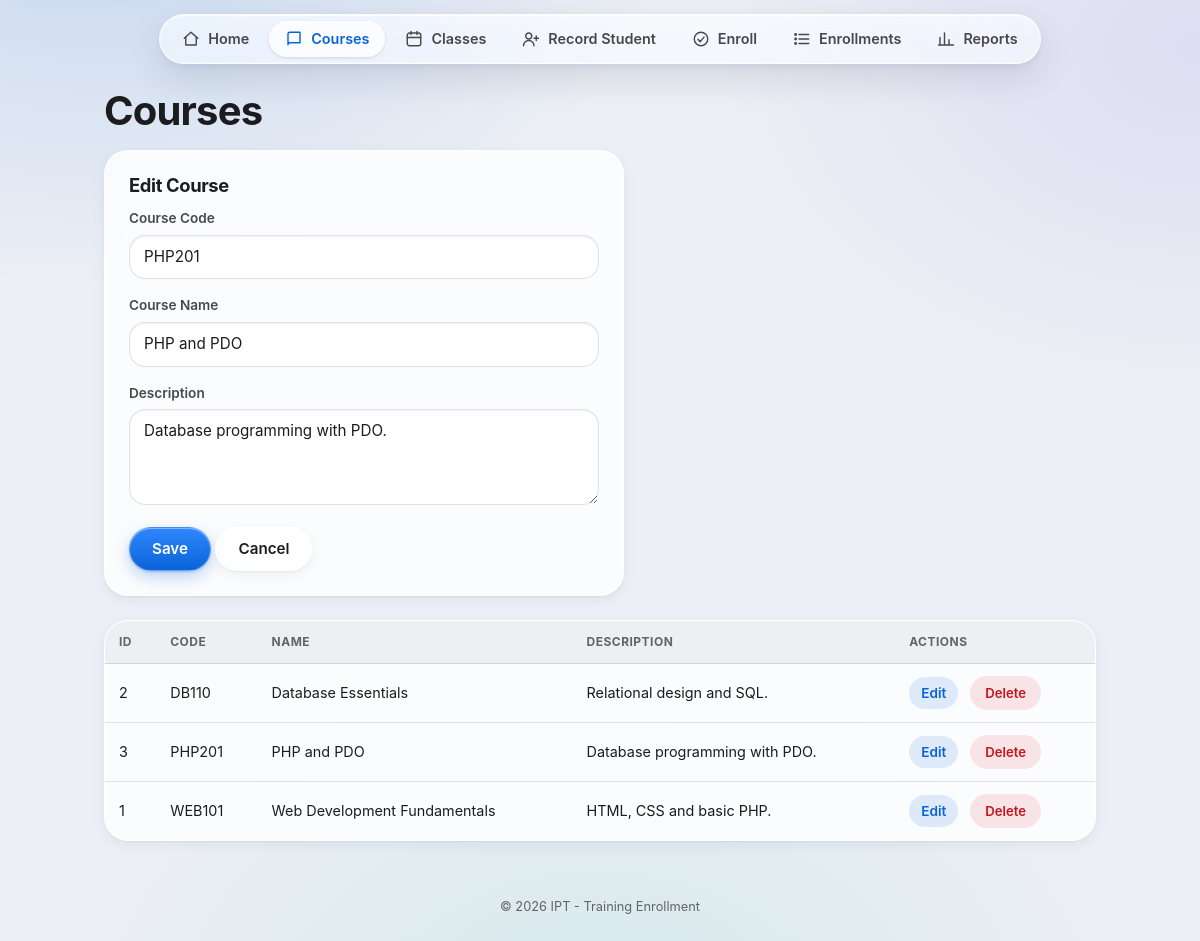
The app's page /admin/courses.php?edit=3 with its own data.
### tables this page shows
CREATE TABLE courses (
    course_id INT AUTO_INCREMENT PRIMARY KEY,
    course_code VARCHAR(20) NOT NULL UNIQUE,
    course_name VARCHAR(100) NOT NULL,
    description TEXT
);

### classes/Course.php (called while the page is built, shortened)
<?php
class Course
{
    private $db;
    public function __construct(PDO $db)
    {
        $this->db = $db;
    }
    public function all()
    {
        return $this->db->query(
            "SELECT * FROM courses ORDER BY course_name")->fetchAll();
    }
    public function find($id)
    {
        $stmt = $this->db->prepare(
            "SELECT * FROM courses WHERE course_id = :id");
        $stmt->execute([':id' => $id]);
        return $stmt->fetch();
    }
}

### config/db.php (called while the page is built, shortened)
<?php
function Esc($value)
{
    return htmlspecialchars((string) $value, ENT_QUOTES, 'UTF-8');
}

### admin/courses.php (the view, shortened to what this page needs)
<?php
require_once __DIR__ . '/../config/db.php';
require_once __DIR__ . '/../classes/Course.php';
$course = new Course($db);
$form = ['course_id' => 0, 'course_code' => '', 'course_name' => '', 'description' => ''];
if ($_SERVER['REQUEST_METHOD'] === 'POST')
{
    $action = $_POST['action'] ?? '';
    if ($action === 'delete')
    {
        $id = (int) ($_POST['course_id'] ?? 0);
        if ($id > 0 && $course->delete($id))
        {
            $msg = "Course deleted.";
        }
        else
        {
            $err = "Could not delete. The course may still have classes.";
        }
    }
    else
    {
        $form['course_id']   = (int) ($_POST['course_id'] ?? 0);
        $form['course_code'] = trim($_POST['course_code'] ?? '');
        $form['course_name'] = trim($_POST['course_name'] ?? '');
        $form['description'] = trim($_POST['description'] ?? '');
        $errors = [];
        if ($form['course_code'] === '' || strlen($form['course_code']) > 20)
        {
            $errors[] = "Course code is required (max 20 characters).";
        }
        if ($form['course_name'] === '' || strlen($form['course_name']) > 100)
        {
            $errors[] = "Course name is required (max 100 characters).";
        }
        if (strlen($form['description']) > 1000)
        {
            $errors[] = "Description is too long (max 1000 characters).";
        }
        if (empty($errors))
        {
            try
            {
                if ($form['course_id'] > 0)
                {
                    $course->update($form['course_id'], $form['course_code'],
                        $form['course_name'], $form['description']);
                    $msg = "Course updated.";
                }
                else
                {
                    $course->create($form['course_code'], $form['course_name'],
                        $form['description']);
                    $msg = "Course added.";
                }
                $form = ['course_id' => 0, 'course_code' => '', 'course_name' => '', 'description' => ''];
            }
            catch (PDOException $e)
            {
                $err = ($e->getCode() === '23000')
                    ? "That course code already exists."
                    : "Database error. Please try again.";
            }
        }
        else
        {
            $err = implode(' ', $errors);
        }
    }
}
elseif (isset($_GET['edit']))
{
    $found = $course->find((int) $_GET['edit']);
    if ($found)
    {
        $form = $found;
    }
}
$list = $course->all();
require_once __DIR__ . '/../includes/header.php';
?>
<h1>Courses</h1>
<form method="post" class="box">
    <h3><?php echo $form['course_id'] > 0 ? 'Edit Course' : 'Add Course'; ?></h3>
    <label>Course Code</label>
    <input type="text" name="course_code" maxlength="20" value="<?php echo Esc($form['course_code']); ?>">
    <label>Course Name</label>
    <input type="text" name="course_name" maxlength="100" value="<?php echo Esc($form['course_name']); ?>">
    <label>Description</label>
    <textarea name="description" rows="3"><?php echo Esc($form['description']); ?></textarea>
    <button type="submit" name="action" value="save">Save</button>
    <?php if ($form['course_id'] > 0) { ?><a class="btn" href="courses.php">Cancel</a><?php } ?>
</form>
<table>
    <tr><th>ID</th><th>Code</th><th>Name</th><th>Description</th><th>Actions</th></tr>
    <?php foreach ($list as $c) { ?>
    <tr>
        <td><?php echo (int) $c['course_id']; ?></td>
        <td><?php echo Esc($c['course_code']); ?></td>
        <td><?php echo Esc($c['course_name']); ?></td>
        <td><?php echo Esc($c['description']); ?></td>
        <td>
            <a href="courses.php?edit=<?php echo (int) $c['course_id']; ?>">Edit</a>
            <form method="post" class="inline" data-confirm="Delete this course?" onsubmit="return confirm('Delete this course?');">
                <button type="submit" name="action" value="delete" class="danger">Delete</button>
            </form>
        </td>
    </tr>
    <?php } ?>
</table>
<?php require_once __DIR__ . '/../includes/footer.php'; ?>

### records on screen
courses: course_code "PHP201", course_name "PHP and PDO", description "Database programming with PDO.", course_id "3"
courses: course_id "2", course_code "DB110", course_name "Database Essentials", description "Relational design and SQL."
courses: course_id "1", course_code "WEB101", course_name "Web Development Fundamentals", description "HTML, CSS and basic PHP."

### other values on screen
$item[2] "Home"
$item[2] "Courses"
$item[2] "Classes"
$item[2] "Record Student"
$item[2] "Enroll"
$item[2] "Enrollments"
$item[2] "Reports"
